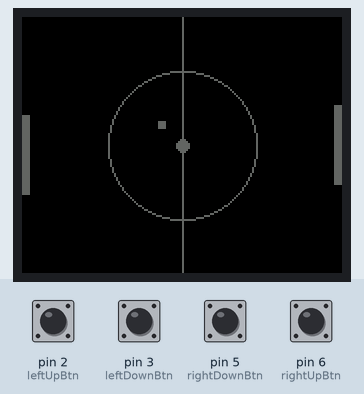
Simulated run of this sketch. Board: Arduino Uno, built with avr-gcc and run on an emulated ATmega328P. Shown: 160×128 colour display. The inputs (shaded band) are chosen by the test bench; at power-on: pin 3 (leftDownBtn), pin 5 (rightDownBtn), pin 6 (rightUpBtn) HIGH, pin 2 (leftUpBtn) LOW.

Above: at 0.19 s.
At 0.72 s:
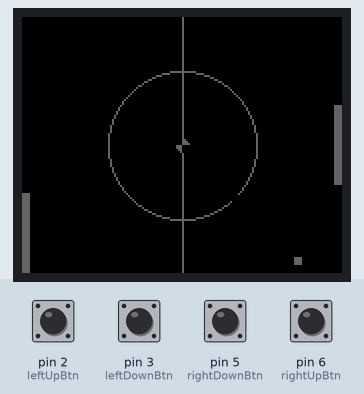
At 4.5 s:
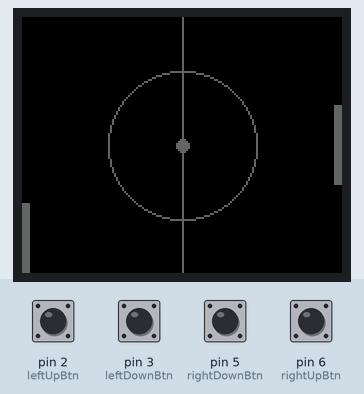
At 9.06 s:
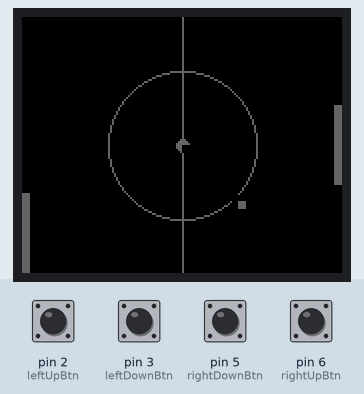
At 17.8 s:
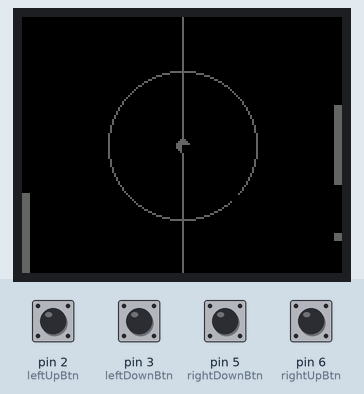
At 35.4 s:
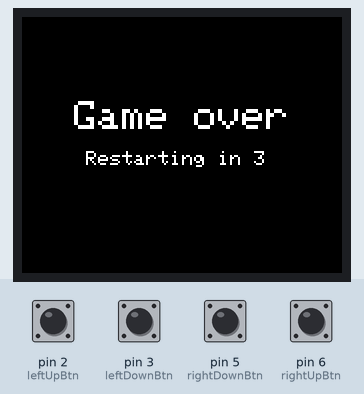

The sketch:

pong_game.ino
```cpp
#include <TFT.h>
#include <SPI.h>

#define cs   10
#define dc   9
#define rst  8
#define leftDownBtn 3
#define leftUpBtn 2
#define rightDownBtn 5
#define rightUpBtn 6

// screen
TFT screen = TFT(cs, dc, rst);
int width, height;
  // .setTextSize(int);
  // .text(string);

// ball
int defaultSpeed = 4;
int oldBallX, oldBallY;
int ballX, ballY;
int ballSize = 4;
int ballXDirection = defaultSpeed;
int ballYDirection = defaultSpeed;

// paddles
int paddleHeight = 40;
int paddleWidth = 4;
int paddleJump = 5;
int leftY, rightY;
int oldLeftY, oldRightY;
int leftPaddleX;
int rightPaddleX;

// util
bool isChanged = false;

// setup
void setup()
{
  screen.begin();
  screen.background(0, 0, 0);
  width = screen.width();
  height = screen.height();

  leftY = rightY = oldRightY = oldLeftY = height / 2 - 20;
  leftPaddleX = 0;
  rightPaddleX = width - 4;

  ballX = oldBallX = width / 2 - 12; // da e slightly off-center
  ballY = oldBallY = height / 2 - 12;

  drawBackground();
  //draw(ballX, ballY, ballSize, ballSize);
}

// main
void loop()
{
  if(!(digitalRead(leftUpBtn) == LOW && digitalRead(leftDownBtn) == LOW &&
     digitalRead(rightUpBtn) == LOW && digitalRead(rightDownBtn) == LOW))
     {
      coverOld(leftPaddleX, oldLeftY, paddleWidth, paddleHeight);
      coverOld(rightPaddleX, oldRightY, paddleWidth, paddleHeight);

      updatePaddle(leftY, oldLeftY, leftDownBtn, leftUpBtn);
      updatePaddle(rightY, oldRightY, rightUpBtn, rightDownBtn); // switch the buttons later

      draw(leftPaddleX, leftY, paddleWidth, paddleHeight);
      draw(rightPaddleX, rightY, paddleWidth, paddleHeight);
     }

  coverOld(oldBallX, oldBallY, ballSize, ballSize);
  draw(ballX, ballY, ballSize, ballSize);
  moveBall();


  delay(33);
}

 // -------------------------------------------------------------------
void endScreen()
{
  screen.background(0, 0, 0);
  screen.stroke(255, 255, 255);
  screen.setTextSize(2);
  screen.text("Game over", width / 6, height / 3);
  screen.setTextSize(1);
  screen.text("Restarting in 3", width / 5, height / 3 + 25);
  delay(3000);
  screen.noStroke();
  screen.background(0, 0, 0);
  drawBackground();
}

void drawBackground()
{
  screen.stroke(100, 100, 100);
  screen.fill(0, 0, 0);
  screen.circle(width / 2, height / 2, 37);
  screen.noStroke();

  screen.fill(100, 100, 100);
  screen.rect(width / 2, 0, 1, height);

  screen.fill(100, 100, 100);
  screen.circle(width / 2, height / 2, 3);

  // paddles and ball
  draw(leftPaddleX, leftY, paddleWidth, paddleHeight);
  draw(rightPaddleX, rightY, paddleWidth, paddleHeight);
}

void updatePaddle(int& currentY, int& oldY, const int& downBtn, const int& upBtn)
{
  oldY = currentY;
  if(digitalRead(downBtn) == HIGH && digitalRead(upBtn) == HIGH) {
    return;
  }

  if(digitalRead(downBtn) == HIGH)
  {
    // reached the bottom
    if(currentY + paddleHeight > height) {
      currentY = height - paddleHeight;
    }
    else{
      currentY += paddleJump;
    }
  }

  if(digitalRead(upBtn) == HIGH)
  {
    if(currentY - paddleJump < 0) {
      currentY = 0;
    }
    else {
      currentY -= paddleJump;
    }
  }
}

void coverOld(int oldX, int oldY, int width, int height)
{
  screen.fill(0, 0, 0);
  screen.rect(oldX, oldY, width, height);
}

void draw(int currentX, int currentY, int width, int height)
{
  // 150, 10, 100 purple (og color)
  screen.fill(100, 100, 100);
  screen.rect(currentX, currentY, width, height);
}

void moveBall()
{
  if(ballX == 0 || ballX + ballSize == width)
  {
    delay(500);
    draw(ballX, ballY, ballSize, ballSize);
    endScreen();
    reset();
    return;
  }

  // ball movement
  oldBallX = ballX;
  oldBallY = ballY;
  ballX += ballXDirection;
  ballY += ballYDirection;

  validateBallPosition();

  if(collideWithLeft() || collideWithRight())
  {
    ballXDirection *= -1;
    ballYDirection--;
    return;
  }

  if(ballX == 0 || ballX >= width - ballSize) // can be == ig
  {
    bounceFromSide();
  }

  if(ballY == 0 || ballY >= height - ballSize)
  {
    bounceFromCeilingOrFloor();
  }
}


void reset()
{
  ballX = width / 2;
  ballY = height / 2;
  ballXDirection = defaultSpeed;
  ballYDirection = defaultSpeed;
}

bool collideWithLeft()
{
  return ballX == leftPaddleX + ballSize && leftY <= ballY && ballY <= leftY + paddleHeight;
}

bool collideWithRight()
{
  return ballX + ballSize == rightPaddleX && rightY <= ballY + ballSize && ballY + ballSize <= rightY + paddleHeight;
}

void bounceFromSide()
{
  ballXDirection *= -1;
}

void bounceFromCeilingOrFloor()
{
  ballYDirection *= -1;
}

void validateBallPosition()
{
  if(ballX < 0)
  {
    ballX = 0;
  }

  if(ballY < 0)
  {
    ballY = 0;
  }

  if(ballX > width)
  {
    ballX = width;
  }

  if(ballY > height)
  {
    ballY = height;
  }
}
```

Measured:
- what the display in image 4 shows lasts 0.5 s, from 17.8 s to 18.3 s
- what the display in image 5 shows lasts 3.0 s, from 35.3 s to 38.3 s
